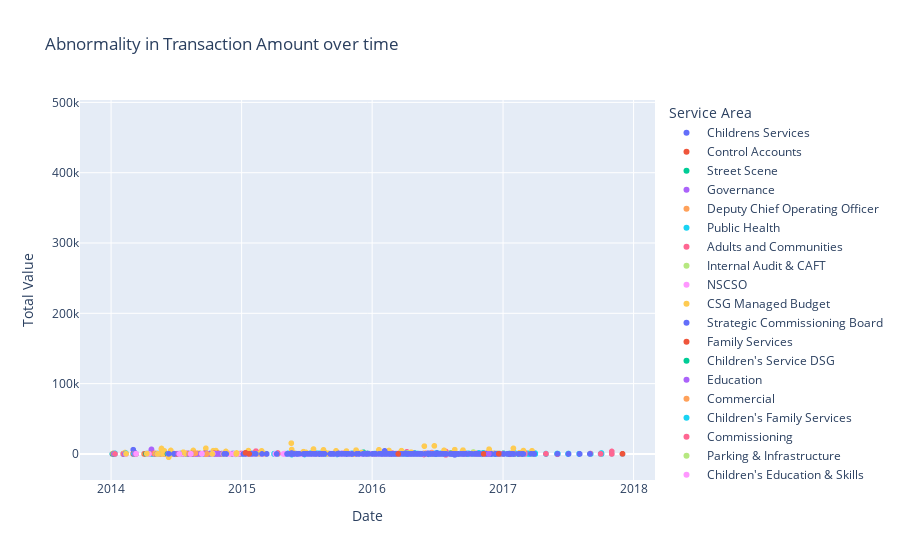

The notebook cell this image was saved under:
### Code cell
figure = px.scatter(pcd.dataset,
                    x = 'Transaction Date',
                    y = 'Total',
                    color = 'Service Area',
                    title = 'Abnormality in Transaction Amount over time',
                    labels = { 'Total' : 'Total Value', 'Transaction Date' : 'Date'})

figure.show()

### Figure 1 — Plotly figure (JSON) as saved in the notebook; plotly's stock layout.template omitted (floating-point values rounded to 4 significant figures; data arrays with more than 128 entries replaced by an {"elided": "..."} marker saying what was removed)
{"data": [{"hovertemplate": "Service Area=Childrens Services<br>Date=%{x}<br>Total Value=%{y}<extra></extra>", "legendgroup": "Childrens Services", "marker": {"color": "#636efa", "symbol": "circle"}, "mode": "markers", "name": "Childrens Services", "showlegend": true, "type": "scattergl", "x": {"elided": "1297 str values"}, "xaxis": "x", "y": {"elided": "1297 float values"}, "yaxis": "y"}, {"hovertemplate": "Service Area=Control Accounts<br>Date=%{x}<br>Total Value=%{y}<extra></extra>", "legendgroup": "Control Accounts", "marker": {"color": "#EF553B", "symbol": "circle"}, "mode": "markers", "name": "Control Accounts", "showlegend": true, "type": "scattergl", "x": ["2014-03-04T00:00:00", "2014-07-04T00:00:00", "2014-04-04T00:00:00", "2014-03-04T00:00:00", "2014-04-04T00:00:00", "2014-04-04T00:00:00", "2014-03-04T00:00:00", "2014-06-13T00:00:00"], "xaxis": "x", "y": [4.15, 83.31, 3.06, 10.99, 5.28, 3.99, 15.99, 63.94], "yaxis": "y"}, {"hovertemplate": "Service Area=Street Scene<br>Date=%{x}<br>Total Value=%{y}<extra></extra>", "legendgroup": "Street Scene", "marker": {"color": "#00cc96", "symbol": "circle"}, "mode": "markers", "name": "Street Scene", "showlegend": true, "type": "scattergl", "x": {"elided": "459 str values"}, "xaxis": "x", "y": {"elided": "459 float values"}, "yaxis": "y"}, {"hovertemplate": "Service Area=Governance<br>Date=%{x}<br>Total Value=%{y}<extra></extra>", "legendgroup": "Governance", "marker": {"color": "#ab63fa", "symbol": "circle"}, "mode": "markers", "name": "Governance", "showlegend": true, "type": "scattergl", "x": ["2014-04-24T00:00:00", "2014-04-24T00:00:00", "2014-05-21T00:00:00", "2014-06-24T00:00:00", "2014-01-07T00:00:00", "2014-12-09T00:00:00", "2014-09-24T00:00:00", "2014-10-22T00:00:00"], "xaxis": "x", "y": [6388.0, 6388.0, 160, 75.2, 252, 480.0, 444.9, 53.94], "yaxis": "y"}, {"hovertemplate": "Service Area=Deputy Chief Operating Officer<br>Date=%{x}<br>Total Value=%{y}<extra></extra>", "legendgroup": "Deputy Chief Operating Officer", "marker": {"color": "#FFA15A", "symbol": "circle"}, "mode": "markers", "name": "Deputy Chief Operating Officer", "showlegend": true, "type": "scattergl", "x": ["2014-04-23T00:00:00", "2014-04-28T00:00:00", "2014-04-25T00:00:00", "2014-09-04T00:00:00", "2014-11-04T00:00:00", "2014-04-24T00:00:00", "2014-09-04T00:00:00", "2014-04-21T00:00:00", "2014-02-04T00:00:00", "2014-05-22T00:00:00", "2014-12-05T00:00:00", "2014-05-16T00:00:00", "2014-05-19T00:00:00", "2014-05-19T00:00:00", "2014-05-22T00:00:00", "2014-05-28T00:00:00", "2014-02-05T00:00:00", "2014-05-22T00:00:00", "2014-05-22T00:00:00", "2014-05-19T00:00:00", "2014-07-05T00:00:00", "2014-09-05T00:00:00", "2014-05-22T00:00:00", "2014-05-30T00:00:00", "2014-05-20T00:00:00", "2014-05-21T00:00:00", "2014-12-06T00:00:00", "2014-05-06T00:00:00", "2014-01-07T00:00:00", "2014-06-19T00:00:00", "2014-06-30T00:00:00", "2014-04-06T00:00:00", "2014-03-06T00:00:00", "2014-01-07T00:00:00", "2014-06-20T00:00:00", "2014-04-06T00:00:00", "2014-11-06T00:00:00", "2014-04-06T00:00:00", "2014-04-06T00:00:00", "2014-06-20T00:00:00", "2014-01-07T00:00:00", "2014-06-16T00:00:00", "2014-06-20T00:00:00", "2014-01-08T00:00:00", "2014-03-07T00:00:00", "2014-07-15T00:00:00", "2014-11-07T00:00:00", "2014-11-07T00:00:00", "2014-07-17T00:00:00", "2014-07-15T00:00:00", "2014-07-18T00:00:00", "2014-04-07T00:00:00", "2014-07-16T00:00:00", "2014-07-18T00:00:00", "2014-04-07T00:00:00", "2014-07-16T00:00:00", "2014-07-16T00:00:00", "2014-07-16T00:00:00", "2014-07-21T00:00:00", "2014-03-07T00:00:00", "2014-04-08T00:00:00", "2014-08-22T00:00:00", "2014-08-08T00:00:00", "2014-08-15T00:00:00", "2014-04-08T00:00:00", "2014-08-21T00:00:00", "2014-08-25T00:00:00", "2014-05-08T00:00:00", "2014-08-15T00:00:00", "2014-12-08T00:00:00", "2014-08-29T00:00:00", "2014-08-25T00:00:00", "2014-08-20T00:00:00", "2014-04-09T00:00:00", "2014-09-23T00:00:00", "2014-09-29T00:00:00", "2014-09-22T00:00:00", "2014-09-18T00:00:00", "2014-05-09T00:00:00", "2014-09-19T00:00:00", "2014-09-29T00:00:00", "2014-09-18T00:00:00", "2014-09-24T00:00:00", "2014-09-19T00:00:00", "2014-09-23T00:00:00", "2014-09-29T00:00:00", "2014-09-29T00:00:00", "2014-09-15T00:00:00", "2014-09-19T00:00:00", "2014-06-10T00:00:00", "2014-10-14T00:00:00", "2014-10-20T00:00:00", "2014-10-22T00:00:00", "2014-10-24T00:00:00", "2014-10-20T00:00:00", "2014-03-11T00:00:00", "2014-10-31T00:00:00", "2014-10-15T00:00:00", "2014-10-10T00:00:00", "2014-10-14T00:00:00", "2014-10-20T00:00:00", "2014-10-16T00:00:00", "2014-10-16T00:00:00", "2014-10-22T00:00:00", "2014-10-20T00:00:00", "2014-10-20T00:00:00", "2014-10-22T00:00:00", "2014-10-22T00:00:00", "2014-10-14T00:00:00", "2014-08-10T00:00:00", "2014-10-20T00:00:00", "2014-10-20T00:00:00", "2014-10-20T00:00:00"], "xaxis": "x", "y": [10, 10, 31.66, 5.78, 8.24, 123.7, 12.62, 58.25, 354, 40.48, 9, 9, 110.0, 7.1, 2.65, 62, 5.27, 2.15, 3.15, 10, 10, 10, 10, 46.07, 8.9, 58.25, 19.94, 9, 9, 14.1, 4.28, 10.88, 340, 4.35, 6.04, 29, 10, 10, 10, 11.5, 11.5, 40, 58.25, 114.3, 10.5, 3.6, 312.5, 182.5, 4.97, 5.45, 6.85, 5, 14, 11.5, 11.5, 26.23, 48.73, 8.21, 58.25, 55.95, 6, 16.94, 9, 9, 2.4, 160.5, 2.25, 4.38, 68.87, 34, 12.1, 24.42, 58.25, 114.3, 9, 9, 2.4, 4.45, 10, 54, 4.7, 4.98, 4.15, 32, 24, 11.5, 6.2, 66.24, 58.25, 114.3, 6, 14.79, 12, 9, 9, 9, 4.1, 3.85, 460, 45, 4.3, 4.87, 4.36, 6.7, 4.2, 2.15, 33.01, 3, 11.5, 11.5, 11.5, 6.5, 58.25], "yaxis": "y"}, {"hovertemplate": "Service Area=Public Health<br>Date=%{x}<br>Total Value=%{y}<extra></extra>", "legendgroup": "Public Health", "marker": {"color": "#19d3f3", "symbol": "circle"}, "mode": "markers", "name": "Public Health", "showlegend": true, "type": "scattergl", "x": ["2014-04-25T00:00:00", "2014-03-06T00:00:00", "2016-06-22T00:00:00"], "xaxis": "x", "y": [10.95, -13.3, 4.55], "yaxis": "y"}, {"hovertemplate": "Service Area=Adults and Communities<br>Date=%{x}<br>Total Value=%{y}<extra></extra>", "legendgroup": "Adults and Communities", "marker": {"color": "#FF6692", "symbol": "circle"}, "mode": "markers", "name": "Adults and Communities", "showlegend": true, "type": "scattergl", "x": {"elided": "278 str values"}, "xaxis": "x", "y": {"elided": "278 float values"}, "yaxis": "y"}, {"hovertemplate": "Service Area=Internal Audit & CAFT<br>Date=%{x}<br>Total Value=%{y}<extra></extra>", "legendgroup": "Internal Audit & CAFT", "marker": {"color": "#B6E880", "symbol": "circle"}, "mode": "markers", "name": "Internal Audit & CAFT", "showlegend": true, "type": "scattergl", "x": ["2014-10-04T00:00:00", "2014-06-19T00:00:00", "2014-07-14T00:00:00", "2014-07-25T00:00:00", "2014-07-16T00:00:00", "2014-04-08T00:00:00", "2014-04-08T00:00:00", "2014-09-24T00:00:00", "2014-01-10T00:00:00", "2014-09-19T00:00:00", "2014-10-30T00:00:00"], "xaxis": "x", "y": [4, 403.2, 30, 37.08, 23.4, 15, 56.07, 11.4, 17, 20, 99], "yaxis": "y"}, {"hovertemplate": "Service Area=NSCSO<br>Date=%{x}<br>Total Value=%{y}<extra></extra>", "legendgroup": "NSCSO", "marker": {"color": "#FF97FF", "symbol": "circle"}, "mode": "markers", "name": "NSCSO", "showlegend": true, "type": "scattergl", "x": ["2014-04-17T00:00:00", "2014-07-25T00:00:00", "2014-07-18T00:00:00"], "xaxis": "x", "y": [10, 145.5, 300], "yaxis": "y"}, {"hovertemplate": "Service Area=CSG Managed Budget<br>Date=%{x}<br>Total Value=%{y}<extra></extra>", "legendgroup": "CSG Managed Budget", "marker": {"color": "#FECB52", "symbol": "circle"}, "mode": "markers", "name": "CSG Managed Budget", "showlegend": true, "type": "scattergl", "x": ["2014-09-05T00:00:00", "2014-05-23T00:00:00", "2014-05-23T00:00:00", "2014-12-05T00:00:00", "2014-12-05T00:00:00", "2014-12-05T00:00:00", "2014-05-14T00:00:00", "2014-05-23T00:00:00", "2014-05-23T00:00:00", "2014-05-30T00:00:00", "2014-05-22T00:00:00", "2014-05-30T00:00:00", "2014-05-22T00:00:00", "2014-05-22T00:00:00", "2014-05-05T00:00:00", "2014-09-05T00:00:00", "2014-12-06T00:00:00", "2014-06-17T00:00:00", "2014-06-17T00:00:00", "2014-01-07T00:00:00", "2014-05-06T00:00:00", "2014-07-22T00:00:00", "2014-07-22T00:00:00", "2014-07-29T00:00:00", "2014-08-19T00:00:00", "2014-05-08T00:00:00", "2014-08-19T00:00:00", "2014-09-23T00:00:00", "2014-09-23T00:00:00", "2014-02-09T00:00:00", "2014-02-09T00:00:00", "2014-02-09T00:00:00", "2014-07-10T00:00:00", "2014-10-21T00:00:00", "2014-10-21T00:00:00", "2014-10-14T00:00:00"], "xaxis": "x", "y": [274.8, 13.3, 17.98, 28.9, 4.86, 30.95, 14.98, 46.29, 44.99, 478.8, 1200, 4338, 7800, 6777, 598.8, 1238.0, -44.99, 4977, 4029, 795, 299, 2450, 2280, 173, 2205, 663, 4998, 8058, 205, 477, 245, 2000, 201, 4707, 4707, 4655], "yaxis": "y"}, {"hovertemplate": "Service Area=Strategic Commissioning Board<br>Date=%{x}<br>Total Value=%{y}<extra></extra>", "legendgroup": "Strategic Commissioning Board", "marker": {"color": "#636efa", "symbol": "circle"}, "mode": "markers", "name": "Strategic Commissioning Board", "showlegend": true, "type": "scattergl", "x": ["2014-06-26T00:00:00"], "xaxis": "x", "y": [244], "yaxis": "y"}, {"hovertemplate": "Service Area=Family Services<br>Date=%{x}<br>Total Value=%{y}<extra></extra>", "legendgroup": "Family Services", "marker": {"color": "#EF553B", "symbol": "circle"}, "mode": "markers", "name": "Family Services", "showlegend": true, "type": "scattergl", "x": {"elided": "770 str values"}, "xaxis": "x", "y": {"elided": "770 float values"}, "yaxis": "y"}, {"hovertemplate": "Service Area=Children's Service DSG<br>Date=%{x}<br>Total Value=%{y}<extra></extra>", "legendgroup": "Children's Service DSG", "marker": {"color": "#00cc96", "symbol": "circle"}, "mode": "markers", "name": "Children's Service DSG", "showlegend": true, "type": "scattergl", "x": {"elided": "277 str values"}, "xaxis": "x", "y": {"elided": "277 float values"}, "yaxis": "y"}, {"hovertemplate": "Service Area=Education<br>Date=%{x}<br>Total Value=%{y}<extra></extra>", "legendgroup": "Education", "marker": {"color": "#ab63fa", "symbol": "circle"}, "mode": "markers", "name": "Education", "showlegend": true, "type": "scattergl", "x": ["2014-08-22T00:00:00", "2014-12-08T00:00:00", "2014-08-08T00:00:00", "2014-01-09T00:00:00", "2014-08-22T00:00:00", "2014-08-14T00:00:00", "2014-08-14T00:00:00", "2014-07-08T00:00:00", "2014-08-27T00:00:00", "2014-08-08T00:00:00", "2014-08-29T00:00:00", "2014-08-19T00:00:00", "2014-08-08T00:00:00", "2014-08-21T00:00:00", "2014-08-25T00:00:00", "2014-08-14T00:00:00", "2014-08-14T00:00:00", "2014-12-08T00:00:00", "2014-08-22T00:00:00", "2014-08-08T00:00:00", "2014-08-19T00:00:00", "2014-08-29T00:00:00", "2014-01-09T00:00:00", "2014-09-24T00:00:00", "2014-09-09T00:00:00", "2014-09-23T00:00:00", "2014-03-09T00:00:00", "2014-08-09T00:00:00", "2014-02-09T00:00:00", "2014-09-16T00:00:00", "2014-09-23T00:00:00", "2014-02-09T00:00:00", "2014-09-15T00:00:00", "2014-03-09T00:00:00", "2014-03-09T00:00:00", "2014-09-23T00:00:00", "2014-09-25T00:00:00", "2014-10-09T00:00:00", "2014-02-09T00:00:00", "2014-10-09T00:00:00", "2014-11-09T00:00:00", "2014-09-29T00:00:00", "2014-09-24T00:00:00", "2014-09-22T00:00:00", "2014-09-29T00:00:00", "2014-08-09T00:00:00", "2014-09-15T00:00:00", "2014-12-09T00:00:00", "2014-09-26T00:00:00", "2014-09-19T00:00:00", "2014-09-19T00:00:00", "2014-09-22T00:00:00", "2014-09-09T00:00:00", "2014-09-29T00:00:00", "2014-09-30T00:00:00", "2014-02-09T00:00:00", "2014-10-09T00:00:00", "2014-09-22T00:00:00", "2014-09-09T00:00:00", "2014-02-09T00:00:00", "2014-10-13T00:00:00", "2014-10-13T00:00:00", "2014-10-13T00:00:00", "2014-10-21T00:00:00", "2014-10-15T00:00:00", "2014-10-30T00:00:00", "2014-10-14T00:00:00", "2014-03-10T00:00:00", "2014-10-13T00:00:00", "2014-10-21T00:00:00", "2014-10-29T00:00:00", "2014-02-10T00:00:00", "2014-03-10T00:00:00", "2014-03-10T00:00:00", "2014-10-13T00:00:00", "2014-07-10T00:00:00", "2014-10-10T00:00:00", "2014-10-15T00:00:00", "2014-10-23T00:00:00", "2014-06-10T00:00:00", "2014-09-10T00:00:00", "2014-10-27T00:00:00", "2014-10-21T00:00:00", "2014-10-17T00:00:00", "2014-10-15T00:00:00", "2014-03-10T00:00:00", "2014-10-27T00:00:00", "2014-10-13T00:00:00", "2014-10-28T00:00:00", "2014-10-21T00:00:00", "2014-10-30T00:00:00", "2014-03-10T00:00:00", "2014-07-10T00:00:00", "2014-10-28T00:00:00", "2014-02-10T00:00:00"], "xaxis": "x", "y": [66.62, 500, 50.22, 246.9, 247.9, 257.7, 332.6, 387.8, 16.47, 78.7, 10, 10, 10, 26.87, 17, 12, 9.3, 11.5, 25, 252, 418.2, 21.3, 72, 218.8, 8.9, 500, 500, 228, 25.75, 374.4, 430.7, 0.5, 399.9, 63, 1.6, 1.1, 830.1, 325.5, 4.4, 12, 10, 20, 54.5, 9.59, 4.58, 41.07, 13, 55, 68, 44.5, 21.35, 7, 11.5, 13.18, 50, 34.66, 12.65, 7, 330, 46.16, 374.2, 400, 35.43, 500, 148.5, 34.99, 28.5, 330.9, 13.28, 220.8, 266.0, 120, 54, 500, 41.86, 2.7, 308, 160.0, 163.8, 372, 169.9, 76.85, 10, 15, 49.23, 21.73, 30, 23.4, 20.5, 23, 33.95, 26.35, 12, 148.8, 221], "yaxis": "y"}, {"hovertemplate": "Service Area=Commercial<br>Date=%{x}<br>Total Value=%{y}<extra></extra>", "legendgroup": "Commercial", "marker": {"color": "#FFA15A", "symbol": "circle"}, "mode": "markers", "name": "Commercial", "showlegend": true, "type": "scattergl", "x": ["2014-08-18T00:00:00", "2014-05-08T00:00:00", "2014-08-18T00:00:00", "2014-08-22T00:00:00", "2014-08-25T00:00:00", "2014-09-23T00:00:00", "2014-08-09T00:00:00", "2014-05-09T00:00:00", "2014-09-26T00:00:00"], "xaxis": "x", "y": [262.8, 15, 594, 717.4, 1008, -450, 450, 73.95, 72], "yaxis": "y"}, {"hovertemplate": "Service Area=Children's Family Services<br>Date=%{x}<br>Total Value=%{y}<extra></extra>", "legendgroup": "Children's Family Services", "marker": {"color": "#19d3f3", "symbol": "circle"}, "mode": "markers", "name": "Children's Family Services", "showlegend": true, "type": "scattergl", "x": {"elided": "7672 str values"}, "xaxis": "x", "y": {"elided": "7672 float values"}, "yaxis": "y"}, {"hovertemplate": "Service Area=Commissioning<br>Date=%{x}<br>Total Value=%{y}<extra></extra>", "legendgroup": "Commissioning", "marker": {"color": "#FF6692", "symbol": "circle"}, "mode": "markers", "name": "Commissioning", "showlegend": true, "type": "scattergl", "x": {"elided": "400 str values"}, "xaxis": "x", "y": {"elided": "400 float values"}, "yaxis": "y"}, {"hovertemplate": "Service Area=Parking & Infrastructure<br>Date=%{x}<br>Total Value=%{y}<extra></extra>", "legendgroup": "Parking & Infrastructure", "marker": {"color": "#B6E880", "symbol": "circle"}, "mode": "markers", "name": "Parking & Infrastructure", "showlegend": true, "type": "scattergl", "x": ["2014-06-11T00:00:00", "2014-11-25T00:00:00", "2015-06-02T00:00:00", "2015-01-10T00:00:00", "2017-03-23T00:00:00", "2017-02-15T00:00:00", "2017-02-15T00:00:00", "2017-03-23T00:00:00", "2016-07-29T00:00:00", "2016-12-16T00:00:00", "2016-06-15T00:00:00", "2016-10-10T00:00:00"], "xaxis": "x", "y": [41.8, 51.02, 28.43, 159.7, 44.97, 11.78, 67.94, 110.0, 76.25, 795, 500, 2773.0], "yaxis": "y"}, {"hovertemplate": "Service Area=Children's Education & Skills<br>Date=%{x}<br>Total Value=%{y}<extra></extra>", "legendgroup": "Children's Education & Skills", "marker": {"color": "#FF97FF", "symbol": "circle"}, "mode": "markers", "name": "Children's Education & Skills", "showlegend": true, "type": "scattergl", "x": {"elided": "667 str values"}, "xaxis": "x", "y": {"elided": "667 float values"}, "yaxis": "y"}, {"hovertemplate": "Service Area=Customer Support Group<br>Date=%{x}<br>Total Value=%{y}<extra></extra>", "legendgroup": "Customer Support Group", "marker": {"color": "#FECB52", "symbol": "circle"}, "mode": "markers", "name": "Customer Support Group", "showlegend": true, "type": "scattergl", "x": ["2014-10-11T00:00:00", "2014-06-11T00:00:00", "2014-04-11T00:00:00", "2014-11-18T00:00:00", "2014-11-18T00:00:00", "2014-11-19T00:00:00", "2014-11-21T00:00:00", "2014-11-21T00:00:00", "2014-11-21T00:00:00", "2014-11-14T00:00:00", "2014-05-12T00:00:00", "2014-05-12T00:00:00", "2014-05-12T00:00:00", "2014-02-12T00:00:00", "2014-11-12T00:00:00", "2014-12-17T00:00:00", "2014-12-17T00:00:00", "2014-12-18T00:00:00", "2015-09-01T00:00:00", "2015-01-22T00:00:00", "2015-01-20T00:00:00", "2015-01-20T00:00:00", "2015-01-20T00:00:00", "2015-01-20T00:00:00", "2015-01-20T00:00:00", "2015-09-01T00:00:00", "2015-01-13T00:00:00", "2015-08-01T00:00:00", "2015-02-19T00:00:00", "2015-12-02T00:00:00", "2015-02-26T00:00:00", "2015-02-26T00:00:00", "2015-11-06T00:00:00", "2015-08-17T00:00:00", "2015-08-17T00:00:00", "2015-05-11T00:00:00", "2015-11-11T00:00:00", "2015-06-30T00:00:00", "2015-01-07T00:00:00", "2015-01-12T00:00:00", "2015-02-10T00:00:00", "2016-05-01T00:00:00", "2015-06-05T00:00:00", "2015-08-07T00:00:00", "2016-02-17T00:00:00", "2015-11-17T00:00:00", "2015-08-18T00:00:00", "2016-01-20T00:00:00", "2015-05-20T00:00:00", "2015-07-21T00:00:00", "2015-10-21T00:00:00", "2015-10-21T00:00:00", "2015-09-22T00:00:00", "2016-02-23T00:00:00", "2015-06-23T00:00:00", "2015-08-24T00:00:00", "2016-01-26T00:00:00", "2015-08-28T00:00:00", "2015-05-29T00:00:00", "2015-06-30T00:00:00", "2015-07-31T00:00:00", "2015-02-12T00:00:00", "2015-02-12T00:00:00", "2015-02-12T00:00:00", "2015-05-21T00:00:00", "2015-05-21T00:00:00", "2015-05-21T00:00:00", "2015-05-21T00:00:00", "2015-08-27T00:00:00", "2015-11-12T00:00:00", "2015-03-07T00:00:00", "2015-03-07T00:00:00", "2015-07-29T00:00:00", "2015-07-29T00:00:00", "2016-08-02T00:00:00", "2015-12-22T00:00:00", "2015-12-22T00:00:00", "2016-11-29T00:00:00", "2016-11-10T00:00:00", "2016-06-29T00:00:00", "2016-08-19T00:00:00", "2016-11-07T00:00:00", "2016-08-19T00:00:00", "2017-03-22T00:00:00", "2016-03-23T00:00:00", "2016-03-31T00:00:00", "2016-04-11T00:00:00", "2016-08-09T00:00:00", "2016-09-11T00:00:00", "2016-10-10T00:00:00", "2016-12-04T00:00:00", "2016-08-15T00:00:00", "2017-02-16T00:00:00", "2016-06-17T00:00:00", "2016-04-19T00:00:00", "2016-08-19T00:00:00", "2016-07-20T00:00:00", "2016-12-21T00:00:00", "2017-03-22T00:00:00", "2017-03-23T00:00:00", "2016-06-23T00:00:00", "2016-11-23T00:00:00", "2017-01-24T00:00:00", "2016-05-26T00:00:00", "2017-02-27T00:00:00", "2016-05-27T00:00:00", "2016-11-28T00:00:00", "2016-04-29T00:00:00", "2017-01-30T00:00:00", "2017-01-30T00:00:00", "2016-04-19T00:00:00", "2017-02-16T00:00:00", "2017-01-17T00:00:00", "2016-05-18T00:00:00", "2016-03-23T00:00:00", "2016-07-11T00:00:00", "2016-07-11T00:00:00"], "xaxis": "x", "y": [36, -4707, 405, 3567, 60, 90, 1510.0, 825.6, 943.2, 122.9, 109.5, 109.5, 109.5, 252, 22.79, 19.78, 500, 1400, 390, 408, 50, 55, 4752, 2640, 2400, 661.0, 300, 60, 420, 2034, 351, 4380, 114, 104.0, 8.24, 178.8, -178.8, 2124, 32, 285.6, 288, 180, 86.4, 266.4, 4891.0, 5418, 5781, 5918.0, 15340.0, 6955.0, 1568, 4102.0, 4406.0, 175.2, 3233.0, 1568, 189.6, 201.6, 852, 1536, 216, 98.95, 48.95, 48.95, 243, 2450, 2450, 6207, 181.8, 63.5, 145.5, 145.5, 145.5, 145.5, 178.5, 60, 60, 270, 209.3, 174, -174, 100, -100, 980, 4671, 171, 1225, 1225, 5412, 1225, 735, 980, 1715, 980, 2538, 6069, 5097, 270, 258, 4443, 11487, 6762, 1225, 11088, 4791, 837, 303, 159, 174, 7968, 794.7, -300, 300, 196.1, 97.92, 169.9, 65], "yaxis": "y"}, {"hovertemplate": "Service Area=Assurance<br>Date=%{x}<br>Total Value=%{y}<extra></extra>", "legendgroup": "Assurance", "marker": {"color": "#636efa", "symbol": "circle"}, "mode": "markers", "name": "Assurance", "showlegend": true, "type": "scattergl", "x": {"elided": "344 str values"}, "xaxis": "x", "y": {"elided": "344 float values"}, "yaxis": "y"}, {"hovertemplate": "Service Area=Regional Enterprise<br>Date=%{x}<br>Total Value=%{y}<extra></extra>", "legendgroup": "Regional Enterprise", "marker": {"color": "#EF553B", "symbol": "circle"}, "mode": "markers", "name": "Regional Enterprise", "showlegend": true, "type": "scattergl", "x": ["2015-01-22T00:00:00", "2015-01-12T00:00:00", "2016-03-14T00:00:00", "2017-12-01T00:00:00", "2016-12-20T00:00:00", "2016-11-08T00:00:00"], "xaxis": "x", "y": [60, 1645, 60, 226, 226, 12], "yaxis": "y"}, {"hovertemplate": "Service Area=HRA<br>Date=%{x}<br>Total Value=%{y}<extra></extra>", "legendgroup": "HRA", "marker": {"color": "#ab63fa", "symbol": "circle"}, "mode": "markers", "name": "HRA", "showlegend": true, "type": "scattergl", "x": ["2016-11-22T00:00:00"], "xaxis": "x", "y": [289.9], "yaxis": "y"}, {"hovertemplate": "Service Area=Grand Total<br>Date=%{x}<br>Total Value=%{y}<extra></extra>", "legendgroup": "Grand Total", "marker": {"color": "#FFA15A", "symbol": "circle"}, "mode": "markers", "name": "Grand Total", "showlegend": true, "type": "scattergl", "x": [null], "xaxis": "x", "y": [471000.0], "yaxis": "y"}], "layout": {"legend": {"title": {"text": "Service Area"}, "tracegroupgap": 0}, "title": {"text": "Abnormality in Transaction Amount over time"}, "xaxis": {"anchor": "y", "domain": [0, 1], "title": {"text": "Date"}}, "yaxis": {"anchor": "x", "domain": [0, 1], "title": {"text": "Total Value"}}}}
